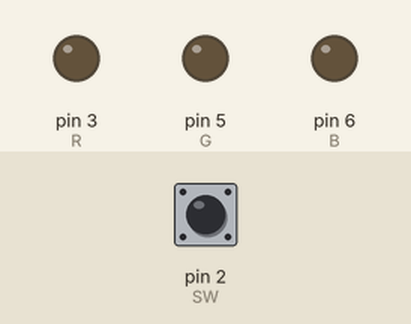
This sketch was run on a simulated Arduino Uno, built with avr-gcc and run on an emulated ATmega328P. On the bench: output pins drawn as LEDs (lit = HIGH). Inputs (shaded band) come from the test bench; at power-on: pin 2 (SW) LOW.

Above: at 1.2 s.
1.3 s: pin 2 (SW) pulled HIGH for 0.15 s
At 1.9 s:
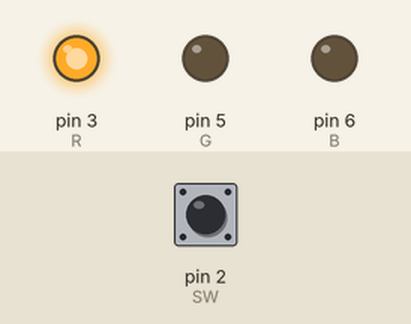
2.9 s: pin 2 (SW) pulled HIGH for 1 s
At 3.2 s:
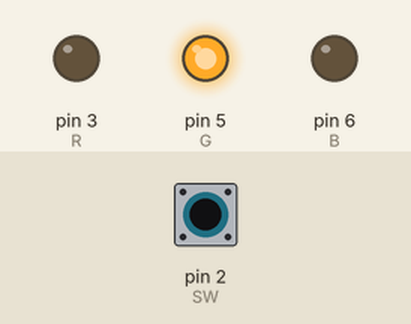
5.4 s: pin 2 (SW) pulled HIGH for 0.15 s
At 6.3 s:
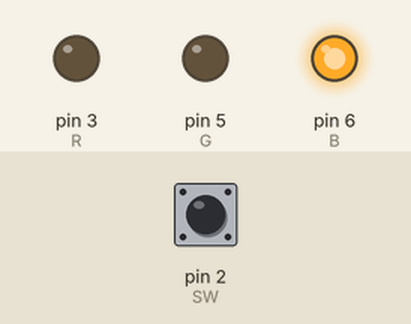
7.0 s: pin 2 (SW) pulled HIGH for 3.2 s
At 7.5 s:
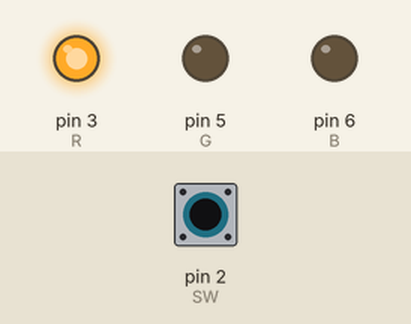
Timing chart, 0 to 10.0 s (numbered marks = the images above; inputs shaded):
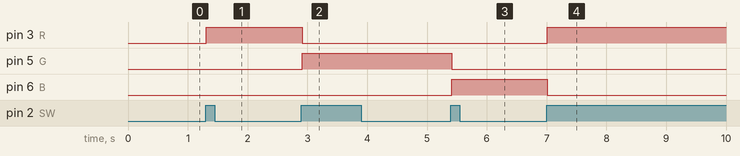

Measured:
- after the input at 1.3 s, pin 3 (R): LOW → HIGH at once
- after the input at 2.9 s, pin 3 (R): HIGH → LOW at once; pin 5 (G): LOW → HIGH at once
- after the input at 5.4 s, pin 5 (G): HIGH → LOW at once; pin 6 (B): LOW → HIGH at once
- after the input at 7.0 s, pin 3 (R): LOW → HIGH at once; pin 6 (B): HIGH → LOW at once

The sketch:

7_SWITCH_LED_pull_down_switch_with_led.ino
```cpp
#define R 3
#define G 5
#define B 6
#define SW 2

bool state = 0;
int count = 0;

void setup(){
  pinMode(R, OUTPUT);
  pinMode(G, OUTPUT);
  pinMode(B, OUTPUT);
  pinMode(SW, INPUT);
}

void loop(){
  bool in = digitalRead(SW);
  if(in){
    if(!state){
      delay(10);
      count++;
      state = 1;
      Serial.println(count);
      if(count%3==1){
        digitalWrite(R, HIGH);
        digitalWrite(G, LOW);
        digitalWrite(B, LOW);
      }
      else if(count%3==2){
        digitalWrite(R, LOW);
        digitalWrite(G, HIGH);
        digitalWrite(B, LOW);
      }
      else if(count%3==0){
        digitalWrite(R, LOW);
        digitalWrite(G, LOW);
        digitalWrite(B, HIGH);
      }
    }
  }
  else{
    state=0;
  }
}
```
